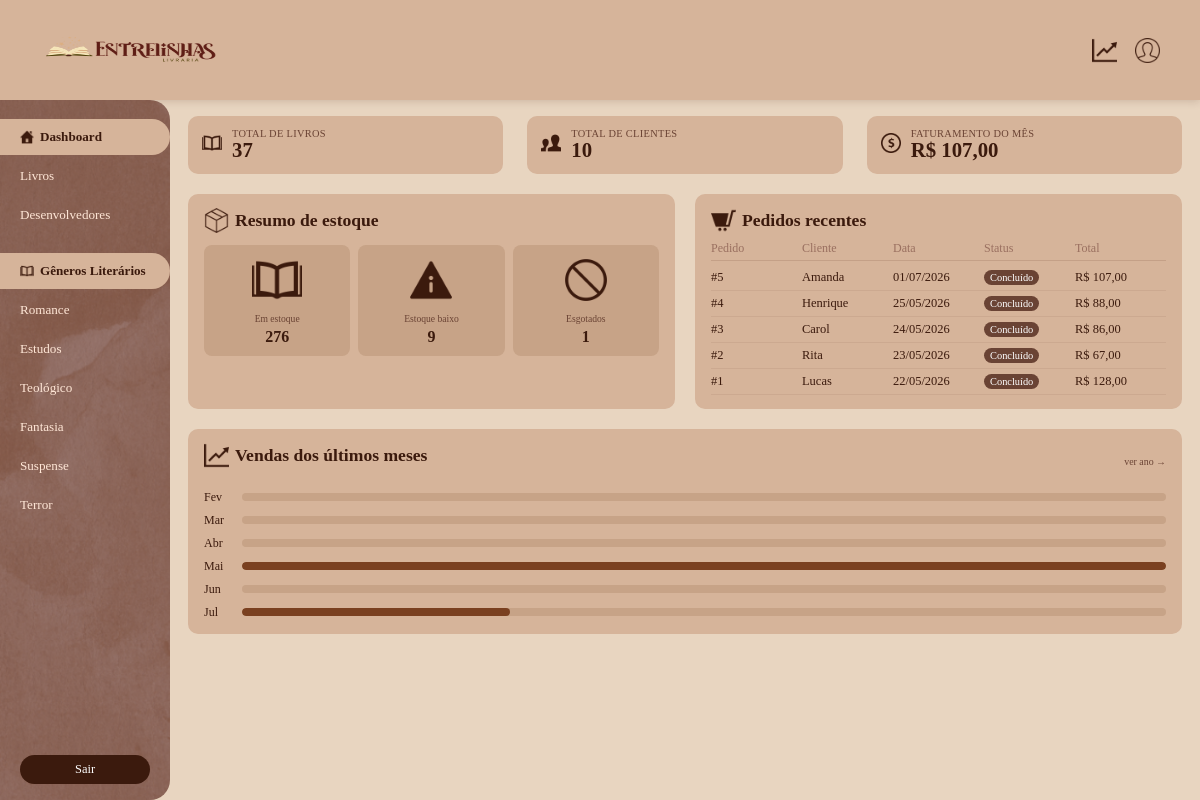
Screenshot of /index.php?controller=dashboard&action=index (signed in) with the database file from the repository.
### tables this page shows
CREATE TABLE `venda` (
  `id_venda` int(11) NOT NULL,
  `data` date NOT NULL,
  `valor_total` float NOT NULL,
  `usuario_id` int(11) NOT NULL,
  `cliente_id` int(11) NOT NULL
);

CREATE TABLE `cliente` (
  `id` int(11) NOT NULL,
  `nome` varchar(100) NOT NULL,
  `cpf_cnpj` varchar(20) NOT NULL,
  `email` varchar(100) DEFAULT NULL,
  `telefone` varchar(20) DEFAULT NULL,
  `endereco` varchar(255) DEFAULT NULL
);

### controllers/DashboardController.php (called while the page is built, shortened)
<?php
require_once __DIR__ . '/../models/dashboard.php';
class DashboardController
{
    public function index()
    {
        $model = new DashboardModel();
        $totalLivros    = $model->getTotalLivros();
        $totalClientes  = $model->getTotalClientes();
        $faturamentoMes = $model->getFaturamentoMes();
        $estoque      = $model->getEstoqueResumo();
        $emEstoque    = $estoque['em_estoque'];
        $estoqueBaixo = $estoque['estoque_baixo'];
        $esgotados    = $estoque['esgotados'];
        $vendasMeses = $model->getVendasUltimosMeses();
        $maxVenda = 0;
        foreach ($vendasMeses as $v) {
            if ($v['total'] > $maxVenda) $maxVenda = $v['total'];
        }
        $pedidosRecentes = $model->getPedidosRecentes(5);
        require_once __DIR__ . '/../views/dashboard.php';
    }
}

### index.php (called while the page is built, shortened)
<?php
require_once __DIR__ . '/config/db.php';
$controller = $_GET['controller'] ?? 'auth';
$action = $_GET['action'] ?? 'form';
switch ($controller) {
    case 'dashboard':
    require_once __DIR__ . '/controllers/DashboardController.php';
    $c = new DashboardController();
    break;
}
$c->$action();

### config/db.php (called while the page is built)
<?php
class Database
{
private static $conn = null;
public static function getConnection()
{
if (self::$conn === null) {
try {
self::$conn = new PDO(
"mysql:host=localhost;dbname=entrelinhas;charset=utf8mb4",
"root",
"",
[
PDO::ATTR_ERRMODE => PDO::ERRMODE_EXCEPTION,
PDO::ATTR_DEFAULT_FETCH_MODE => PDO::FETCH_ASSOC
]
);
} catch (PDOException $e) {
die("Erro ao conectar ao banco de dados.");
}
}
return self::$conn;
}
}

### models/dashboard.php (called while the page is built, shortened)
<?php
class DashboardModel {
    private $db;
    public function __construct() {
        $this->db = Database::getConnection();
    }
    public function getTotalLivros() {
        return $this->db->query("SELECT COUNT(*) FROM produto WHERE ativo = 1")->fetchColumn();
    }
    public function getTotalClientes() {
        return $this->db->query("SELECT COUNT(*) FROM cliente")->fetchColumn();
    }
    public function getFaturamentoMes() {
        return $this->db->query("
            SELECT COALESCE(SUM(valor_total), 0) FROM venda
            WHERE MONTH(data) = MONTH(CURDATE()) AND YEAR(data) = YEAR(CURDATE())
        ")->fetchColumn();
    }
    public function getEstoqueResumo() {
        return [
            'em_estoque'    => $this->db->query("SELECT COALESCE(SUM(quantidade_estoque), 0) FROM livro")->fetchColumn(),
            'estoque_baixo' => $this->db->query("SELECT COUNT(*) FROM livro WHERE quantidade_estoque < 5")->fetchColumn(),
            'esgotados'     => $this->db->query("SELECT COUNT(*) FROM livro WHERE quantidade_estoque = 0")->fetchColumn(),
        ];
    }
    public function getVendasUltimosMeses() {
        return $this->db->query("
            SELECT DATE_FORMAT(data, '%b') AS mes, COALESCE(SUM(valor_total), 0) AS total
            FROM venda
            WHERE data >= DATE_SUB(CURDATE(), INTERVAL 6 MONTH)
            GROUP BY YEAR(data), MONTH(data)
            ORDER BY YEAR(data), MONTH(data)
        ")->fetchAll();
    }
    public function getPedidosRecentes($limite = 5) {
        $stmt = $this->db->prepare("
            SELECT v.id_venda, c.nome AS cliente, v.data, v.valor_total
            FROM venda v
            JOIN cliente c ON c.id = v.cliente_id
            ORDER BY v.data DESC
            LIMIT :limite
        ");
        $stmt->bindValue(':limite', $limite, PDO::PARAM_INT);
        $stmt->execute();
        return $stmt->fetchAll();
    }
}

### views/dashboard.php (the view, shortened to what this page needs)
<!DOCTYPE html>
<html lang="pt-BR">
<head>
  <link rel="stylesheet" href="/entrelinhas/public/assets/css/dashboard.css?v=3">
</head>
<body>
<nav>
  <img src="/entrelinhas/public/assets/logo2.png" alt="entrelinhas" class="logo">
  <div class="nav-direita">
    <a class="nav-icone" href="/entrelinhas/index.php?controller=dashboard&action=index">
      <img src="/entrelinhas/public/assets/grafico1.png" alt="dashboard" style="height:25px;width:25px;">
    </a>
    <a class="nav-icone" href="/entrelinhas/index.php?controller=auth&action=logout">
      <img src="/entrelinhas/public/assets/usuario.png" alt="perfil" style="height:25px;width:25px;">
    </a>
  </div>
</nav>
<div class="layout">
  <aside class="lateral">
    <ul class="nav-lateral">
      <li><a href="/entrelinhas/index.php?controller=dashboard&action=index" class="active">
        <img src="/entrelinhas/public/assets/casa.png" alt="dashboard" style="height:14px;width:14px;"> Dashboard
      </a></li>
      <li><a href="/entrelinhas/index.php?controller=produto&action=index">Livros</a></li>
      <li><a href="/entrelinhas/index.php?controller=sobre&action=index">Desenvolvedores</a></li>
      <li><a href="#" class="active">
        <img src="/entrelinhas/public/assets/livro-icon.png" alt="generos" style="height:14px;width:14px;"> Gêneros Literários
      </a></li>
      <li><a href="/entrelinhas/index.php?controller=produto&action=catalogo&genero=Romance&id_genero=2">Romance</a></li>
      <li><a href="/entrelinhas/index.php?controller=produto&action=catalogo&genero=Estudos&id_genero=5">Estudos</a></li>
      <li><a href="/entrelinhas/index.php?controller=produto&action=catalogo&genero=Teol%C3%B3gico&id_genero=6">Teológico</a></li>
      <li><a href="/entrelinhas/index.php?controller=produto&action=catalogo&genero=Fantasia&id_genero=4">Fantasia</a></li>
      <li><a href="/entrelinhas/index.php?controller=produto&action=catalogo&genero=Suspense&id_genero=3">Suspense</a></li>
      <li><a href="/entrelinhas/index.php?controller=produto&action=catalogo&genero=Terror&id_genero=1">Terror</a></li>
    </ul>
    <a href="/entrelinhas/index.php?controller=auth&action=logout" class="botao-sair">Sair</a>
  </aside>
  <main class="principal">
    <div class="indicadores">
      <div class="indicadores-card">
        <span class="indicadores-icon"><img src="/entrelinhas/public/assets/livro-icon.png" alt="livros"></span>
        <div class="indicadores-infos">
          <span class="indicadores-titulo">Total de livros</span>
          <span class="indicadores-valor"><?php echo $totalLivros; ?></span>
        </div>
      </div>
      <div class="indicadores-card">
        <span class="indicadores-icon"><img src="/entrelinhas/public/assets/clientes.png" alt="clientes"></span>
        <div class="indicadores-infos">
          <span class="indicadores-titulo">Total de clientes</span>
          <span class="indicadores-valor"><?php echo $totalClientes; ?></span>
        </div>
      </div>
      <div class="indicadores-card">
        <span class="indicadores-icon"><img src="/entrelinhas/public/assets/moeda.png" alt="faturamento"></span>
        <div class="indicadores-infos">
          <span class="indicadores-titulo">Faturamento do mês</span>
          <span class="indicadores-valor">R$ <?php echo number_format($faturamentoMes, 2, ',', '.'); ?></span>
        </div>
      </div>
    </div>
    <div class="central">
      <div class="painel">
        <div class="painel-titulo">
          <img src="/entrelinhas/public/assets/produtos.png" alt="estoque"> Resumo de estoque
        </div>
        <div class="estoque-status">
          <div class="estoque-item">
            <span class="estoque-icon"><img src="/entrelinhas/public/assets/livro-icon.png" alt="em-estoque"></span>
            <span class="estoque-disponibilidade">Em estoque</span>
            <span class="estoque-valor"><?php echo $emEstoque; ?></span>
          </div>
          <div class="estoque-item">
            <span class="estoque-icon"><img src="/entrelinhas/public/assets/aviso.png" alt="estoque-baixo"></span>
            <span class="estoque-disponibilidade">Estoque baixo</span>
            <span class="estoque-valor"><?php echo $estoqueBaixo; ?></span>
          </div>
          <div class="estoque-item">
            <span class="estoque-icon"><img src="/entrelinhas/public/assets/proibido.png" alt="esgotados"></span>
            <span class="estoque-disponibilidade">Esgotados</span>
            <span class="estoque-valor"><?php echo $esgotados; ?></span>
          </div>
        </div>
      </div>
      <div class="painel">
        <div class="header-pedidos">
          <div class="painel-titulo" style="margin-bottom:0;">
            <img src="/entrelinhas/public/assets/carrinho.png" alt="pedidos"> Pedidos recentes
          </div>
        </div>
        <div class="tabela-pedidos-header">
          <span>Pedido</span>
          <span>Cliente</span>
          <span>Data</span>
          <span>Status</span>
          <span>Total</span>
        </div>
        <?php if (empty($pedidosRecentes)): ?>
          <div class="pedidos">Nenhum pedido ainda.</div>
        <?php else: ?>
          <?php foreach ($pedidosRecentes as $pedido): ?>
            <div class="tabela-pedidos-linha">
              <span>#<?php echo $pedido['id_venda']; ?></span>
              <span><?php echo htmlspecialchars($pedido['cliente']); ?></span>
              <span><?php echo date('d/m/Y', strtotime($pedido['data'])); ?></span>
              <span><span class="tag-status">Concluído</span></span>
              <span>R$ <?php echo number_format($pedido['valor_total'], 2, ',', '.'); ?></span>
            </div>
          <?php endforeach; ?>
        <?php endif; ?>
      </div>
    </div>
    <div class="painel painel-grafico">
      <div class="grafico-header">
        <div class="painel-titulo">
          <img src="/entrelinhas/public/assets/grafico1.png" alt="vendas"> Vendas dos últimos meses
        </div>
        <a href="/entrelinhas/index.php?controller=relatorio&action=index" class="grafico-link">ver ano →</a>
      </div>
      <div class="grafico-linhas">
        <?php
        $vendasPorMes = [];
        foreach ($vendasMeses as $v) {
            $vendasPorMes[$v['mes']] = $v['total'];
        }
        for ($i = 5; $i >= 0; $i--):
            $ts     = strtotime("-$i months");
            $mesNum = date('n', $ts);
            $mesPt  = ['Jan','Fev','Mar','Abr','Mai','Jun','Jul','Ago','Set','Out','Nov','Dez'][$mesNum - 1];
            $mesEn  = date('M', $ts);
            $total   = $vendasPorMes[$mesPt] ?? $vendasPorMes[$mesEn] ?? 0;
            $largura = $maxVenda > 0 ? round(($total / $maxVenda) * 100) : 0;
        ?>
          <div class="grafico-linha-item">
            <span class="grafico-mes"><?php echo $mesPt; ?></span>
            <div class="grafico-linha-barra">
              <div class="grafico-linha-preenchimento" style="width:<?php echo $largura; ?>%"></div>
            </div>
          </div>
        <?php endfor; ?>
      </div>
    </div>
  </main>
</div>
</body>
</html>

### rows the page displays
venda: id_venda "5", cliente.nome "Amanda", data "01/07/2026", valor_total "107,00"
venda: id_venda "4", cliente.nome "Henrique", data "25/05/2026", valor_total "88,00"
venda: id_venda "3", cliente.nome "Carol", data "24/05/2026", valor_total "86,00"
venda: id_venda "2", cliente.nome "Rita", data "23/05/2026", valor_total "67,00"
venda: id_venda "1", cliente.nome "Lucas", data "22/05/2026", valor_total "128,00"

### other values shown
$totalLivros "37"
$totalClientes "10"
$faturamentoMes "107,00"
$emEstoque "276"
$estoqueBaixo "9"
$esgotados "1"
$mesPt "Fev"
$mesPt "Mar"
$mesPt "Abr"
$mesPt "Mai"
$mesPt "Jun"
$mesPt "Jul"
